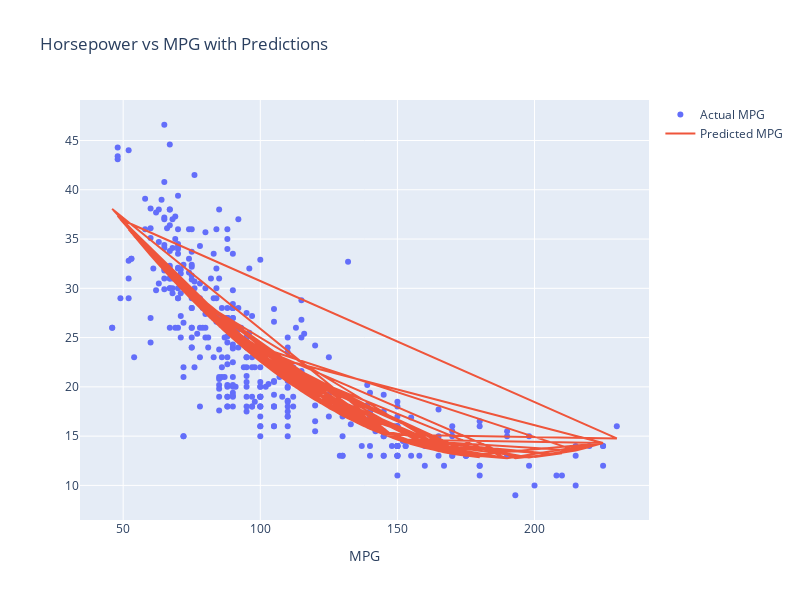

Notebook code for this chart:
### Code cell
fig = go.Figure()
fig.add_trace(go.Scatter(x=auto['horsepower'], y=auto['mpg'],
                    mode='markers',
                    name='Actual MPG'))
fig.add_trace(go.Scatter(x=auto['horsepower'], y=auto['predictions'],
                    mode='lines', name='Predicted MPG'))
fig.update_layout(title='Horsepower vs MPG with Predictions',
                     xaxis_title='MPG')
fig.update_layout(width=800, height=600)
fig.show()

### Figure 1 — Plotly figure (JSON) as saved in the notebook; plotly's stock layout.template omitted (floating-point values rounded to 4 significant figures; data arrays with more than 128 entries replaced by an {"elided": "..."} marker saying what was removed)
{"data": [{"mode": "markers", "name": "Actual MPG", "type": "scatter", "x": {"elided": "392 float values"}, "y": {"elided": "392 float values"}}, {"mode": "lines", "name": "Predicted MPG", "type": "scatter", "x": {"elided": "392 float values"}, "y": {"elided": "392 float values"}}], "layout": {"height": 600, "title": {"text": "Horsepower vs MPG with Predictions"}, "width": 800, "xaxis": {"title": {"text": "MPG"}}}}
